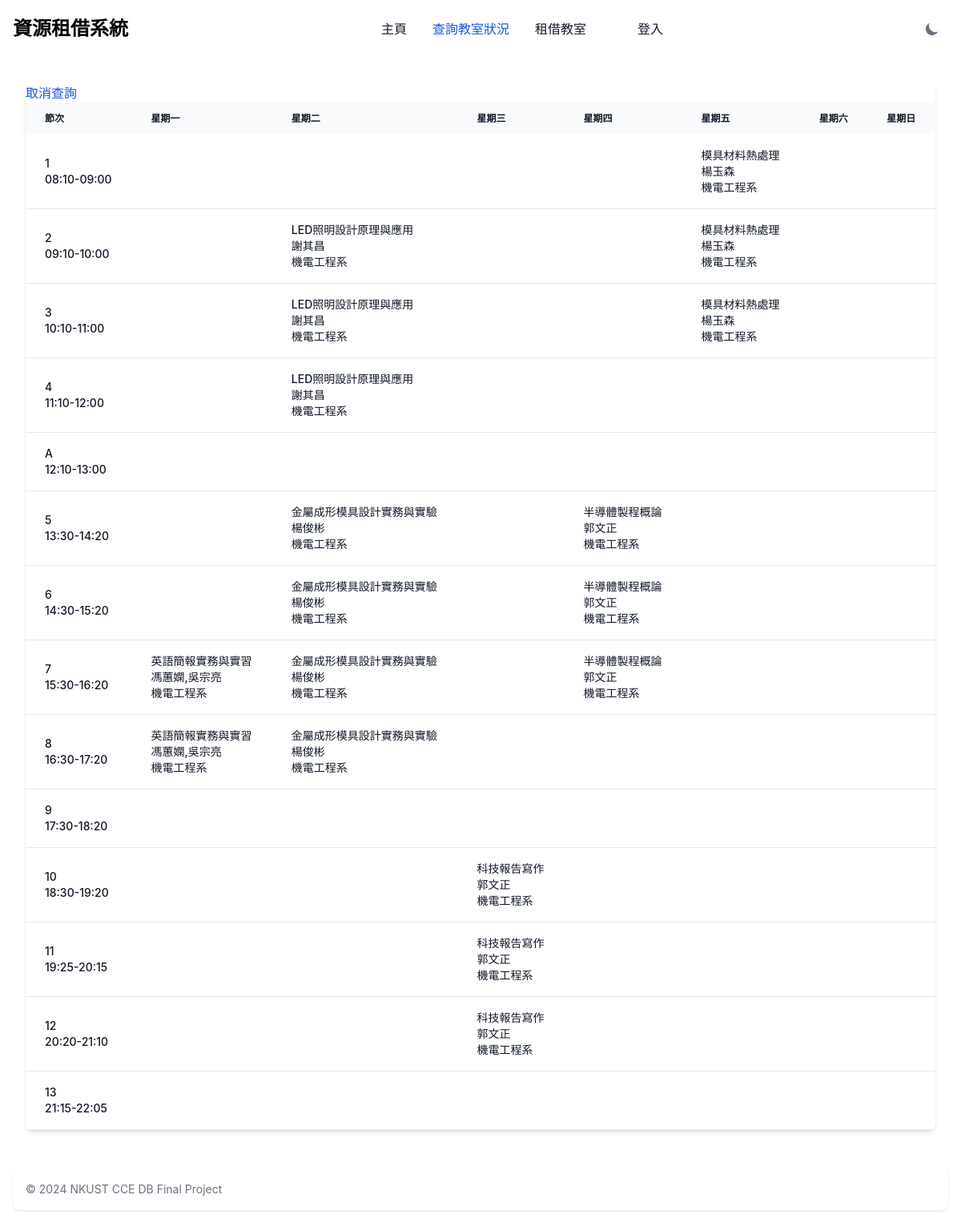
The page /classroom_status.php?classroom=B116 on the database its author committed.
### tables this page shows
CREATE TABLE `course_table` (
  `course_code` varchar(20) NOT NULL DEFAULT '',
  `major` varchar(50) DEFAULT NULL,
  `course_name` text DEFAULT NULL,
  `instructor` varchar(50) DEFAULT NULL,
  `classroom` varchar(50) NOT NULL DEFAULT '',
  `weekday` varchar(4) NOT NULL DEFAULT '',
  `period` int(11) NOT NULL DEFAULT 0
);

### classroom_status.php (the view, shortened to what this page needs)
<?php
$conn = require_once ('config.php');
$classroom = isset($_GET['classroom']) ? $_GET['classroom'] : '';
$where = '';
$params = [];
if ($classroom) {
    $where .= $where ? " AND classroom = ?" : "WHERE classroom = ?";
    $params[] = $classroom;
}
$query = "SELECT * FROM course_table $where ORDER BY weekday, period";
$stmt = $conn->prepare($query);
$timeTable = [[], [], [], [], [], [], []];
if ($stmt) {
    if ($params) {
        $types = str_repeat('s', count($params));
        $stmt->bind_param($types, ...$params);
    }
    $stmt->execute();
    $result = $stmt->get_result();
    while ($row = $result->fetch_assoc()) {
        $chinese_weekdays = [
            '一' => 1,
            '二' => 2,
            '三' => 3,
            '四' => 4,
            '五' => 5,
            '六' => 6,
            '日' => 7
        ];
        $weekday = $row['weekday'];
        $weekday = $chinese_weekdays[$weekday];
        $period = $row['period'];
        if ($period == 'A') {
            $timeTable[$weekday - 1][4] = $row;
        } else {
            if ($period < '5') {
                $period = (int) $period;
                $timeTable[$weekday - 1][$period - 1] = $row;
            } else {
                $period = (int) $period;
                $timeTable[$weekday - 1][$period] = $row;
            }
        }
    }
}
?>
<!DOCTYPE html>
<html lang="en">
<head>
    <link href="https://cdnjs.cloudflare.com/ajax/libs/flowbite/2.3.0/flowbite.min.css" rel="stylesheet" />
</head>
<body class="bg-white dark:bg-gray-900">
    <?php include './components/navigaion.php'; ?>
    <?php if ($classroom == ""): ?>
        <div class="flex h-screen justify-center items-center">
            <div
                class="w-full max-w-sm p-4 bg-white border border-gray-200 rounded-lg shadow sm:p-6 dark:bg-gray-800 dark:border-gray-700 mx-auto">
                <h5 class="mb-3 text-base font-semibold text-gray-900 md:text-xl dark:text-white">
                    選擇教室
                </h5>
                <p class="text-sm font-normal text-gray-500 dark:text-gray-400">選擇一個教室即可查詢該教室的課表及租用情況</p>
                <ul class="my-4 space-y-3">
                    <form action="" method="GET">
                        <div class="relative">
                            <div class="absolute inset-y-0 start-0 flex items-center ps-3 pointer-events-none">
                                <svg class="w-4 h-4 text-gray-500 dark:text-gray-400" aria-hidden="true"
                                    xmlns="http://www.w3.org/2000/svg" fill="none" viewBox="0 0 20 20">
                                    <path stroke="currentColor" stroke-linecap="round" stroke-linejoin="round"
                                        stroke-width="2" d="m19 19-4-4m0-7A7 7 0 1 1 1 8a7 7 0 0 1 14 0Z" />
                                </svg>
                            </div>
                            <input type="search" id="default-search" value=""
                                class="block w-full p-4 ps-10 text-sm text-gray-900 border border-gray-300 rounded-lg bg-gray-50 focus:ring-blue-500 focus:border-blue-500 dark:bg-gray-700 dark:border-gray-600 dark:placeholder-gray-400 dark:text-white dark:focus:ring-blue-500 dark:focus:border-blue-500"
                                placeholder="教室編號" name="classroom" />
                        </div>
                        <button type="submit"
                            class="w-full mt-4 text-white bg-blue-700 hover:bg-blue-800 focus:ring-4 focus:outline-none focus:ring-blue-300 font-medium rounded-lg text-sm px-4 py-2 dark:bg-blue-600 dark:hover:bg-blue-700 dark:focus:ring-blue-800">Search</button>
                    </form>
                </ul>
            </div>
        </div>
    <?php else: ?>
        <?php
        $periodToTime = [
            "0" => "08:10-09:00",
            "1" => "09:10-10:00",
            "2" => "10:10-11:00",
            "3" => "11:10-12:00",
            "4" => "12:10-13:00",
            "5" => "13:30-14:20",
            "6" => "14:30-15:20",
            "7" => "15:30-16:20",
            "8" => "16:30-17:20",
            "9" => "17:30-18:20",
            "10" => "18:30-19:20",
            "11" => "19:25-20:15",
            "12" => "20:20-21:10",
            "13" => "21:15-22:05"
        ];
        ?>
        <div class="max-w-screen-xl mx-auto p-4 sm:p-6 lg:p-8">
            <div class="relative overflow-x-auto shadow-md sm:rounded-lg">
                <div class="overflow-x-auto">
                    <a href="classroom_status.php" class="text-blue-700 hover:underline dark:text-blue-500">取消查詢</a>
                    <table class="w-full text-sm text-left rtl:text-right text-gray-500 dark:text-gray-400 overflow-auto">
                        <thead
                            class="text-xs text-gray-900 dark:text-white uppercase bg-gray-50 dark:bg-gray-700 dark:text-gray-400 whitespace-nowrap">
                            <tr>
                                <th scope="col" class="px-6 py-3">節次</th>
                                <th scope="col" class="px-6 py-3">星期一</th>
                                <th scope="col" class="px-6 py-3">星期二</th>
                                <th scope="col" class="px-6 py-3">星期三</th>
                                <th scope="col" class="px-6 py-3">星期四</th>
                                <th scope="col" class="px-6 py-3">星期五</th>
                                <th scope="col" class="px-6 py-3">星期六</th>
                                <th scope="col" class="px-6 py-3">星期日</th>
                            </tr>
                        </thead>
                        <tbody>
                            <?php for ($i = 0; $i < 14; $i++): ?>
                                <tr class="border-b border-gray-200 dark:border-gray-700">
                                    <td class="px-6 py-4  text-sm font-medium text-gray-900 dark:text-white">
                                        <?php if ($i < 4): ?>
                                            <?= $i + 1 ?><br>
                                        <?php elseif ($i == 4): ?>
                                            A<br>
                                        <?php else: ?>
                                            <?= $i ?><br>
                                        <?php endif; ?>
                                        <?= $periodToTime[$i] ?>
                                    </td>
                                    <?php for ($j = 0; $j < 7; $j++): ?>
                                        <td class="px-6 py-4  text-sm font-medium text-gray-900 dark:text-white">
                                            <?php if (isset($timeTable[$j][$i])): ?>
                                                <?php $row = $timeTable[$j][$i]; ?>
                                                <?= $row['course_name'] ?><br>
                                                <?= $row['instructor'] ?><br>
                                                <?= $row['major'] ?>
                                            <?php endif; ?>
                                        </td>
                                    <?php endfor; ?>
                                </tr>
                            <?php endfor; ?>
                        </tbody>
                    </table>
                </div>
            </div>
        </div>
    <?php endif; ?>
    <?php include './components/footer.php'; ?>
</body>
</html>

### rows shown on the page
course_table: course_name "模具材料熱處理", instructor "楊玉森", major "機電工程系"
course_table: course_name "LED照明設計原理與應用", instructor "謝其昌", major "機電工程系"
course_table: course_name "模具材料熱處理", instructor "楊玉森", major "機電工程系"
course_table: course_name "LED照明設計原理與應用", instructor "謝其昌", major "機電工程系"
course_table: course_name "模具材料熱處理", instructor "楊玉森", major "機電工程系"
course_table: course_name "LED照明設計原理與應用", instructor "謝其昌", major "機電工程系"
course_table: course_name "金屬成形模具設計實務與實驗", instructor "楊俊彬", major "機電工程系"
course_table: course_name "半導體製程概論", instructor "郭文正", major "機電工程系"
course_table: course_name "金屬成形模具設計實務與實驗", instructor "楊俊彬", major "機電工程系"
course_table: course_name "半導體製程概論", instructor "郭文正", major "機電工程系"
course_table: course_name "英語簡報實務與實習", instructor "馮蕙嫻,吳宗亮", major "機電工程系"
course_table: course_name "金屬成形模具設計實務與實驗", instructor "楊俊彬", major "機電工程系"
course_table: course_name "半導體製程概論", instructor "郭文正", major "機電工程系"
course_table: course_name "英語簡報實務與實習", instructor "馮蕙嫻,吳宗亮", major "機電工程系"
course_table: course_name "金屬成形模具設計實務與實驗", instructor "楊俊彬", major "機電工程系"
course_table: course_name "科技報告寫作", instructor "郭文正", major "機電工程系"
course_table: course_name "科技報告寫作", instructor "郭文正", major "機電工程系"
course_table: course_name "科技報告寫作", instructor "郭文正", major "機電工程系"

### other values the page prints
$periodToTime[$i] "08:10-09:00"
$periodToTime[$i] "09:10-10:00"
$periodToTime[$i] "10:10-11:00"
$periodToTime[$i] "11:10-12:00"
$periodToTime[$i] "12:10-13:00"
$periodToTime[$i] "13:30-14:20"
$periodToTime[$i] "14:30-15:20"
$periodToTime[$i] "15:30-16:20"
$periodToTime[$i] "16:30-17:20"
$periodToTime[$i] "17:30-18:20"
$periodToTime[$i] "18:30-19:20"
$periodToTime[$i] "19:25-20:15"
$periodToTime[$i] "20:20-21:10"
$periodToTime[$i] "21:15-22:05"
